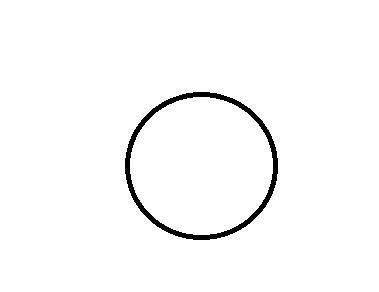
#> input picture data/ejemplo_figuras/circulo.jpg, 379 x 292 px, given in place of video, which was not available
$ jupyter execute --allow-errors camara.ipynb
#> lines starting #> are read from the running program, lines starting #| are printed output that depends on the picture; pictures that were not available may be replaced by others from this repository, and a replacement may not be noted
[cell 1]
from typing import List
import numpy as np
import imageio
import cv2
import copy
import glob
import os
from os.path import dirname, join

[cell 2]
def load_images(filenames: List) -> List:
    return [imageio.imread(filename) for filename in filenames]

def show_image(img, name: str = "Image"):
    cv2.imshow(name, img)
    cv2.waitKey(0)
    cv2.destroyAllWindows()

def write_image(img: np.array, path: str):
    cv2.imwrite(path, img)

def get_chessboard_points(chessboard_shape, dx, dy):
    # Get number of corners in each dimension
    rows, cols = chessboard_shape

    # Create a list to store 3D coordinates
    object_points = []

    # Generate 3D coordinates for each corner
    for i in range(cols):
        for j in range(rows):
            # X corresponds to column (j), Y corresponds to row (i), Z is always 0
            object_points.append([j * dx, i * dy, 0.0])

    # Convert to numpy array with float32 dtype
    return np.array(object_points, dtype=np.float32)

[cell 3]
def main(video_source, width=1280, height=720):
    # Inicializar la captura con el backend FFMPEG (recomendado para IP cams)
#> called with video_source = 'http://192.168.1.44:8080/video', width = 1280, height = 720
    cap = cv2.VideoCapture(video_source, cv2.CAP_FFMPEG)

    # Reducir el buffer al mínimo para evitar retrasos en la transmisión en vivo
    cap.set(cv2.CAP_PROP_BUFFERSIZE, 1)

    if not cap.isOpened():
        print(f"No se pudo conectar a la fuente: {video_source}")
        return

    window_name = "Cámara IP"
    cv2.namedWindow(window_name, cv2.WINDOW_NORMAL)

    try:
        while True:
            ret, frame = cap.read()
#> frame is the input picture: shape (292, 379, 3); min 0, max 255, mean 249.8
            if not ret:
                print("Conexión perdida o frame no recibido.")
                break

            # Redimensionar la imagen al tamaño deseado
            frame = cv2.resize(frame, (width, height))
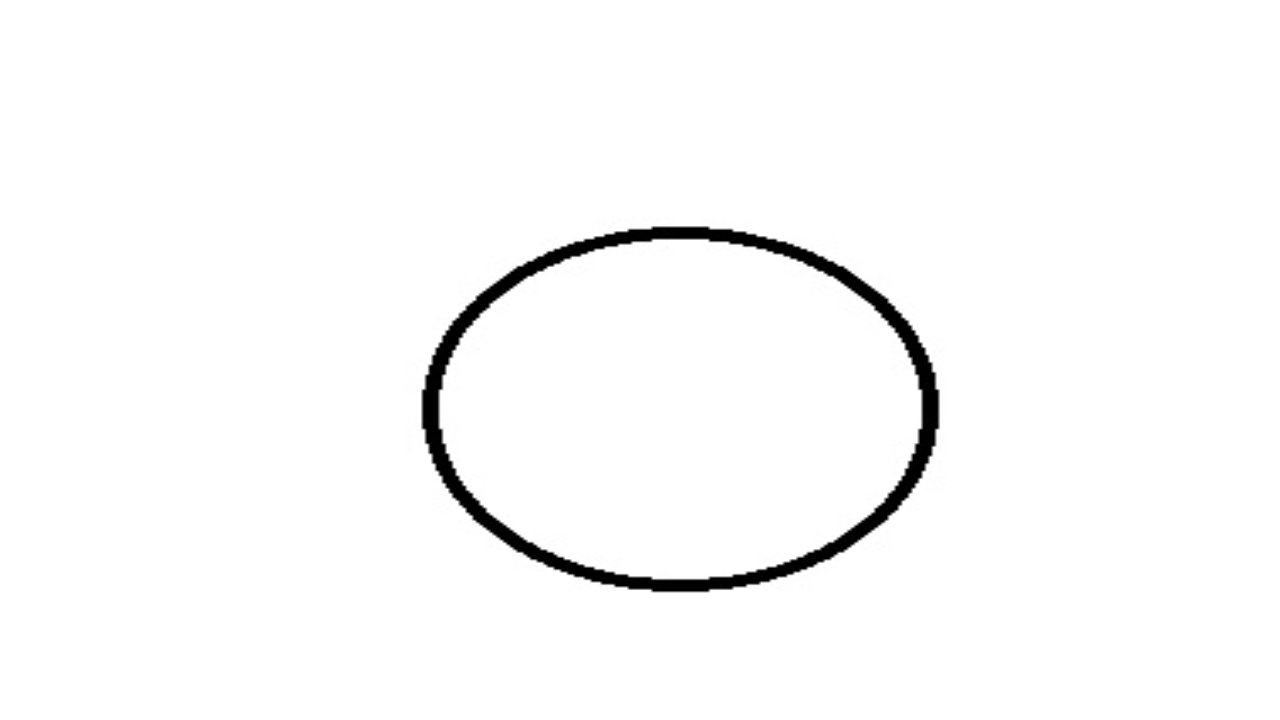
#> frame: shape (720, 1280, 3); min 0, max 255, mean 249.7

            cv2.imshow(window_name, frame)

            # Salir con la tecla 'q' o ESC
            key = cv2.waitKey(1) & 0xFF
#> (key q is pressed here)
            if key == ord('q') or key == 27:
                break

    except KeyboardInterrupt:
        pass
    finally:
        cap.release()
        cv2.destroyAllWindows()

if __name__ == "__main__":
    # Asegúrate de que tu IP y puerto sean correctos
    url_camara = "http://192.168.1.44:8080/video"

    main(video_source=url_camara)

[cell 4]
path = join(os.getcwd(), "data", "calibration", "chessboards")

imgs_path = [join(path, f"{img_path}") for img_path in os.listdir(path)]
imgs = load_images(imgs_path)
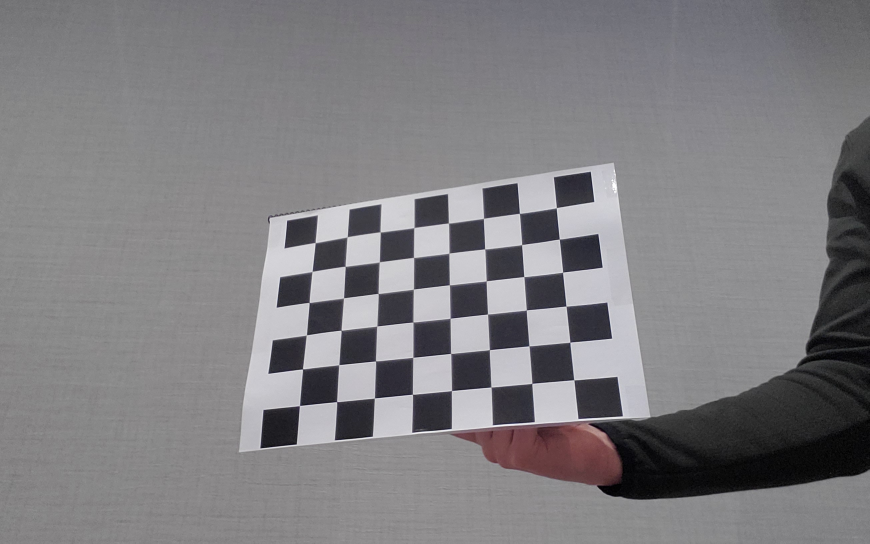
#> input picture data/calibration/chessboards/20260109_131523.jpg, 2608 x 1630 px (shown at 1/3 size)
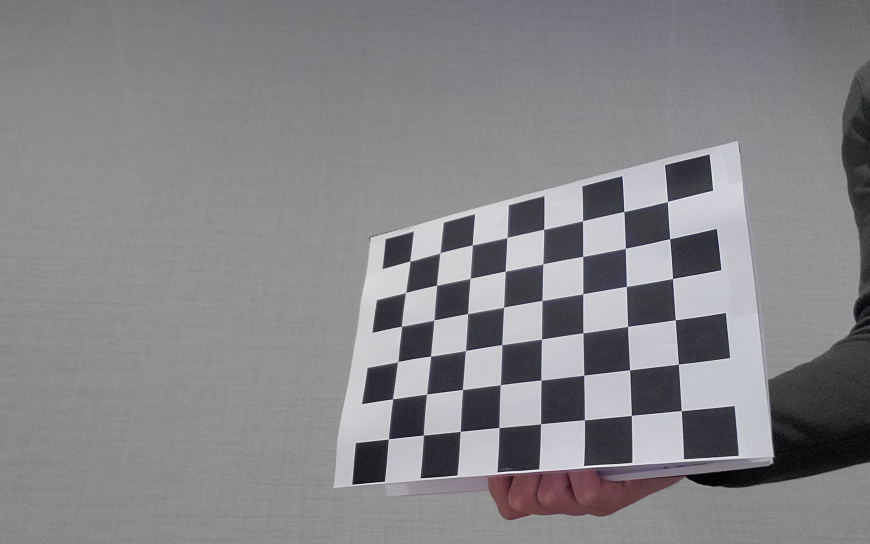
#> input picture data/calibration/chessboards/20260109_131551.jpg, 2608 x 1630 px (shown at 1/3 size)
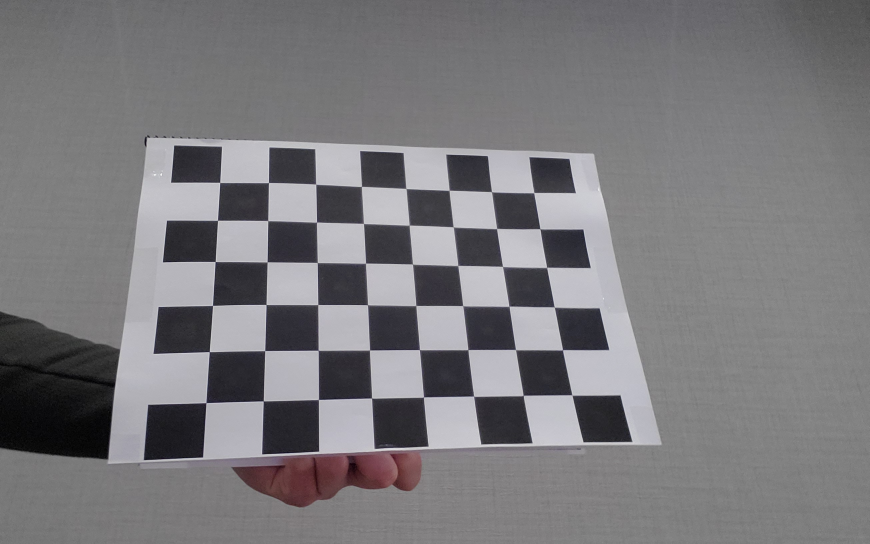
#> input picture data/calibration/chessboards/20260109_131602.jpg, 2608 x 1630 px (shown at 1/3 size)
#> imgs = 3 items

[cell 5]
corners = [cv2.findChessboardCorners(cv2.cvtColor(img, cv2.COLOR_RGB2GRAY), (8,6)) for img in imgs]
#> corners = 3 items

corners_copy = copy.deepcopy(corners)
#> corners_copy = 3 items
criteria = (cv2.TERM_CRITERIA_EPS + cv2.TERM_CRITERIA_MAX_ITER, 30, 0.01)

# TODO To refine corner detections with cv2.cornerSubPix() you need to input grayscale images. Build a list containing grayscale images.
imgs_gray = [cv2.cvtColor(img, cv2.COLOR_RGB2GRAY) for img in imgs]
#> imgs_gray = 3 items
# [show_image(img) for img in imgs_gray]
corners_refined = [cv2.cornerSubPix(i, cor[1], (8, 6), (-1, -1), criteria) if cor[0] else [] for i, cor in zip(imgs_gray, corners_copy)]
#> corners_refined = 3 items

output_folder = "data/calibration/outputs/"

imgs_copy = copy.deepcopy(imgs)
#> imgs_copy = 3 items
imgs_with_points = [cv2.drawChessboardCorners(img, (8,6), corner, True) for img, corner in zip(imgs_copy, corners_refined)]
#> imgs_with_points = 3 items
# Check the folder exists
if not os.path.isdir(output_folder):
    os.mkdir(output_folder)

# Show and save
for i, img in enumerate(imgs_with_points):
    show_image(img)
    output_img_path = join(output_folder, f"detection_{i}.png")
    write_image(img, output_img_path)
#> this loop made 3 passes
#> pass 1, in show_image, `cv2.imshow(name, img)`:
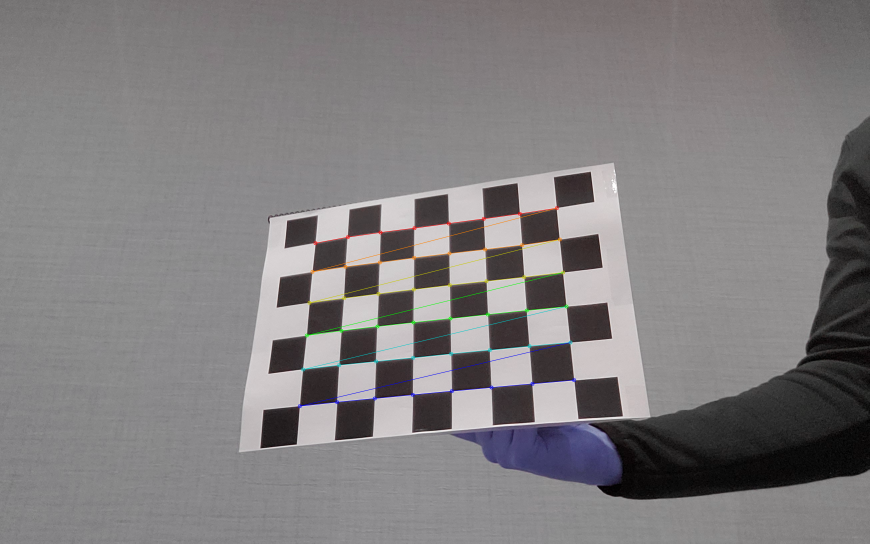
#> window 'Image': shape (1630, 2608, 3) (shown at 1/3 size); mean B, G, R 126.8, 125.7, 128.5
#> pass 2, in show_image (call 2), `cv2.imshow(name, img)`:
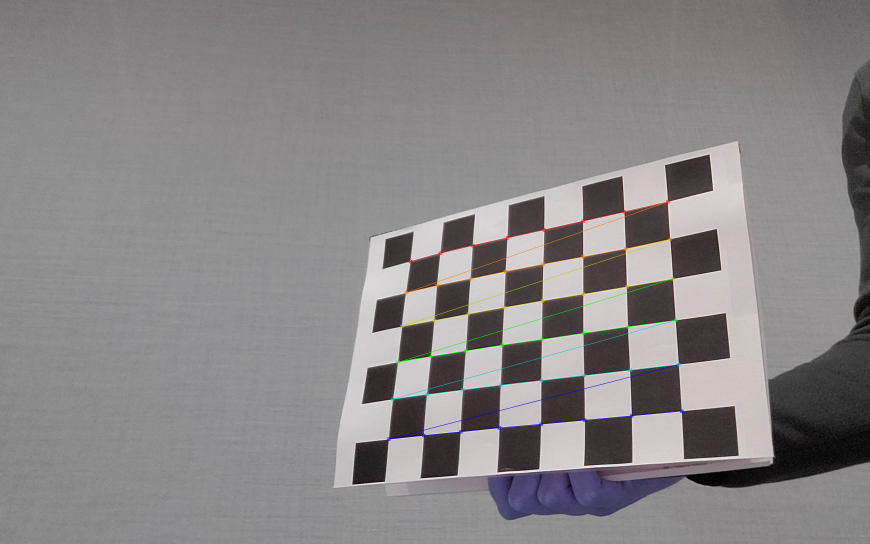
#> window 'Image': shape (1630, 2608, 3) (shown at 1/3 size); mean B, G, R 133.8, 133.1, 136.1

[cell 6]
chessboard_points = np.array([get_chessboard_points((8, 6), 29, 29) for corner_data in corners_refined])

# Filter data and get only those with adequate detections
valid_corners = [cor[1] for cor in corners if cor[0]]
#> valid_corners = 3 items
# Convert list to numpy array
valid_corners = np.asarray(valid_corners, dtype=np.float32)

# Calibrate camera using cv2.calibrateCamera()
rms, intrinsics, dist_coeffs, rvecs, tvecs = cv2.calibrateCamera(
    chessboard_points,
    valid_corners,
    [imgs_gray[0].shape[1], imgs_gray[0].shape[0]],  # Image size (width, height)
    None,
    None
)
#> rms = 1.25; intrinsics = [[2383.3, 0, 1310.1], [0, 2364.3, 865.2], [0, 0, 1]]; dist_coeffs = [[0.327, 0.193, 0.0206, 0.00671, -14.47]]; rvecs = ([-0.49, 0.232, -0.0643], [-0.494, 0.555, -0.051], [-0.505, -0.205, -0.0391]); tvecs = ([-102.9, -40.07, 671.6], [-21.7, -22.35, 632.3], [-133.6, -67.28, 494.9])
